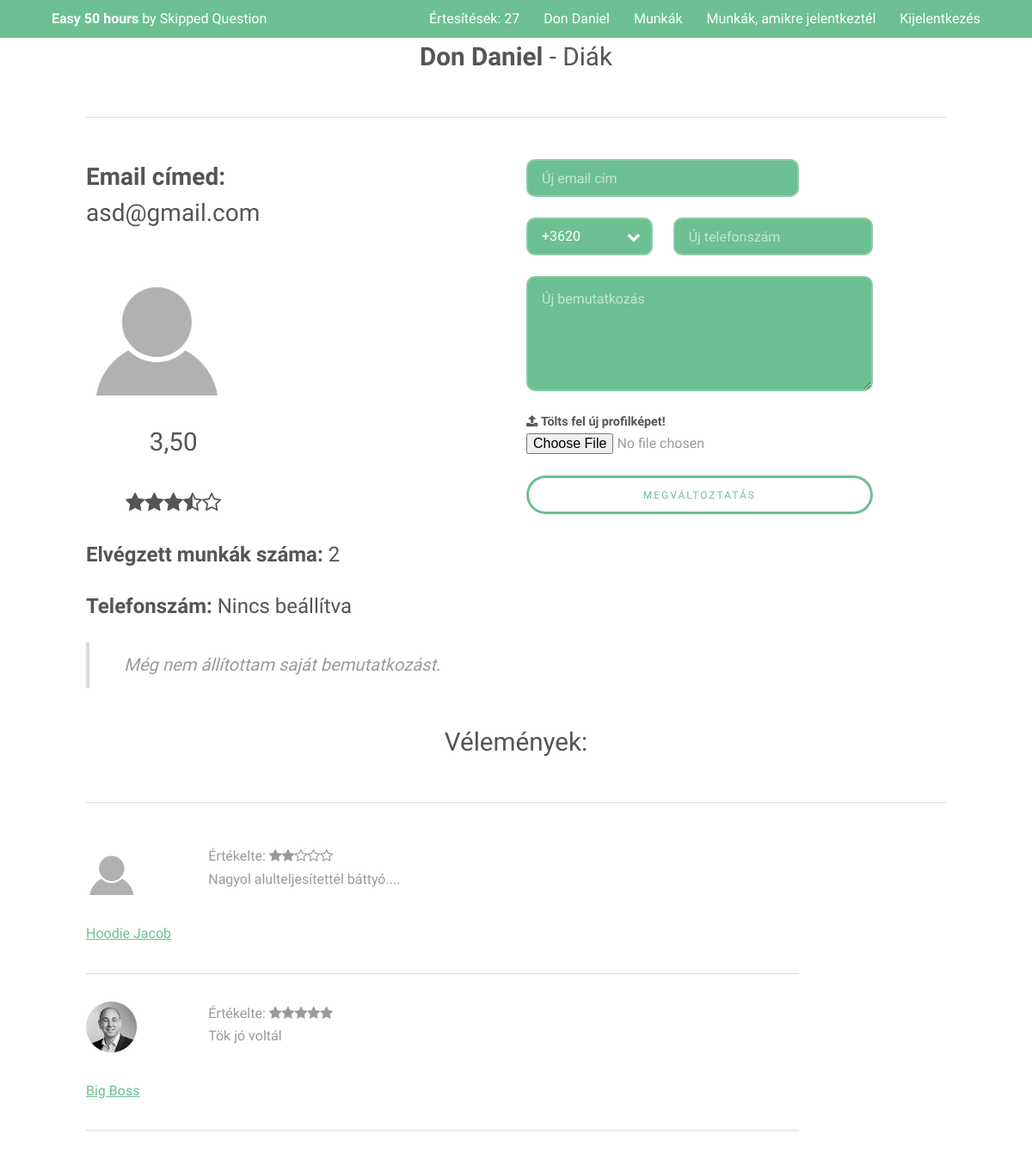
/Profile.php?id=2 (signed in), run on the app's committed database.
### tables this page shows
CREATE TABLE IF NOT EXISTS `felhasznalok` (
  `id` int(11) NOT NULL AUTO_INCREMENT,
  `keresztnev` varchar(255) NOT NULL,
  `vezeteknev` varchar(255) NOT NULL,
  `email` varchar(255) NOT NULL,
  `jelszo` varchar(255) NOT NULL,
  `email_megerosito` varchar(255) NOT NULL,
  `profil_kep_allapot` int(11) NOT NULL DEFAULT '0',
  `felhasznalo_tipus` tinyint(4) NOT NULL,
  `telefonszam` varchar(50) DEFAULT NULL,
  `facebook_id` varchar(255) DEFAULT NULL,
  `bemutatkozas` text,
  `iskola_id` int(11) DEFAULT NULL,
  `diakigazolvany_szam` varchar(255) DEFAULT NULL,
  `oraszam` int(11) DEFAULT NULL,
  PRIMARY KEY (`id`),
  KEY `iskola_id` (`iskola_id`)
);

CREATE TABLE IF NOT EXISTS `ertekelesek` (
  `ertekelt_id` int(11) NOT NULL,
  `ertekelo_id` int(11) NOT NULL,
  `ertekeles` smallint(6) NOT NULL,
  `megjegyzes` text NOT NULL,
  `id` int(11) NOT NULL AUTO_INCREMENT,
  PRIMARY KEY (`id`),
  KEY `ertekelt_id` (`ertekelt_id`),
  KEY `ertekelo_id` (`ertekelo_id`) USING BTREE
);

### Classes/Dbh.php (called while the page is built, shortened)
<?php
class Dbh{
    public function connect(){
        $this->dbServername = "localhost";
        $this->dbUsername = "root";
        $this->password = "";
        $this->dbName = "code4good";
        $this->charset = "utf8mb4";
        try{
        $dsn = 'mysql:host='.$this->dbServername.';dbname='.$this->dbName.';charset='.$this->charset;
        $pdo = new PDO($dsn , $this->dbUsername , $this->password);
        $pdo->setAttribute(PDO::ATTR_ERRMODE, PDO::ERRMODE_EXCEPTION);
        return $pdo;
        }
        catch(PDOException $e){
            echo 'Connection failed: '.$e->getMessage();
        }
    }
}

### Classes/Person.php (called while the page is built, shortened)
<?php
abstract class Person extends Dbh{
    public $id;
    public $hasProfileImage;
    public function setId($id){
        $this->id = $id;
    }
    public function setFirstName($firstName){
        $this->firstName = $firstName;
    }
    public function setLastName($lastName){
        $this->lastName = $lastName;
    }
    public function setEmail($email){
        $this->email = $email;
    }
    public function sethasProfileImage($hasProfileImage){
        if($hasProfileImage == '1'){
            $this->hasProfileImage = TRUE;
        }
        else{
            $this->hasProfileImage = FALSE;
        }
    }
    public function setProfileImageName(){
        if($this->hasProfileImage){
            $profileImageName = "./Uploads/Images/profile*";
            $profileImageInfo = glob($profileImageName);
            $profileImageExt = explode('.', $profileImageInfo[0]);
            $profileImageActualExt = $profileImageExt[2];
            $profileImageName = "profile".$this->id.".".$profileImageActualExt;
            $this->profileImageName = $profileImageName;
        }
        else{
            $this->profileImageName = "default_profile_image.png";
        }
    }
    public function setUserType($userType){
        $this->userType = $userType;
    }
    public function setAllFromDB(){
        $sqlPerson = $this->connect()->prepare("SELECT * FROM felhasznalok WHERE id = ? ;");
        $sqlPerson->execute([$this->id]);
        $person = $sqlPerson->fetch();
        return $person;
    }
    public static function createPerson($id){
        $pdo = new Dbh;
        $sqlUserType = $pdo->connect()->prepare("SELECT felhasznalo_tipus FROM felhasznalok WHERE id = ? ;");
        $sqlUserType->execute([$id]);
        $userType = $sqlUserType->fetch();
        if($userType['felhasznalo_tipus'] === '0'){
            $student = new Student;
            $student->setId($id);
            return $student;
        }
        else if($userType['felhasznalo_tipus'] === '1'){
            $employer = new Employer;
            $employer->setId($id);
            return $employer;
        }
    }
}

### Classes/Student.php (called while the page is built, shortened)
<?php
class Student extends Person{
    public function setAllFromDB(){
        $person = parent::setAllFromDB();
    }
}

### Classes/Rating.php (called while the page is built, shortened)
<?php
class Rating extends Dbh{
    public $id;
    public function setId($id){
        $this->id = $id;
    }
    public function setAllFromDB(){
        $sqlRate = $this->connect()->prepare("SELECT * FROM ertekelesek WHERE id = ?;");
        $sqlRate->execute([$this->id]);
        $rate = $sqlRate->fetch();
        $this->raterUserId = $rate['ertekelo_id'];
        $this->value = $rate['ertekeles'];
        $this->comment = $rate['megjegyzes'];
    }
}

### Classes/Employer.php (called while the page is built, shortened)
<?php
class Employer extends Person{
    public function setAllFromDB(){
        $person = parent::setAllFromDB();
    }
}

### Profile.php (the view, shortened to what this page needs)
<?php
include_once 'Header.php';
include_once 'Classes/Rating.php';
$profileId=$_GET['id'];
$visitedUser = Person::createPerson($profileId);
$visitedUser->setAllFromDB();
$visitedUser->setRatingIdsFromDB();
$isProfileOfUser = FALSE;
if($visitedUser->id === $user->id){
    $isProfileOfUser = TRUE;
}
$visitedUser->setProfileImageName();
$profileImageSrc = "Uploads/Images/".$visitedUser->profileImageName."?".mt_rand();
$imageSize = "3u$ 4u$(medium) 6u$(small)";
$ratings = array();
foreach ($visitedUser->ratingIds as $ratingId){
    $rating = new Rating;
    $rating->setId($ratingId);
    $rating->setAllFromDB();
    $ratings[] = $rating;
}
$ratingSum = 0;
foreach ($ratings as $rating){
    $ratingSum += intval($rating->value);
}
if(count($ratings ) !== 0){
    $ratingAverage = $ratingSum / count($ratings);
    $profileRatingAverage = number_format($ratingAverage, 2, ',', ' ');
}
else{
    $ratingAverage = 0;
    $profileRatingAverage = 'Még nem értékelték';
}
    $profileStars ="";
    $stars = 0;
    $ratingAverageWhole = floor($ratingAverage);
    while($stars < $ratingAverageWhole){
        $profileStars .= '<span class="icon fa-star"></span>';
        $stars++;
    }
    $remainingStars = 5 - $stars;
    if($remainingStars > 0){
        if($ratingAverage - $ratingAverageWhole < 0.32){
            $profileStars .= '<span class="icon fa-star-o"></span>';
        }
        else if ($ratingAverage - $ratingAverageWhole < 0.65){
            $profileStars .= '<span class="icon fa-star-half-o"></span>';
        }
        else{
            $profileStars .= '<span class="icon fa-star"></span>';
        }
        $remainingStars--;
        while($remainingStars > 0){
            $profileStars .= '<span class="icon fa-star-o"></span>';               $remainingStars--;
        }
    }
if($visitedUser->userType === '1'){
    $numberOfRatingsText = 'Elvégzett kiadott feladatok: ';
    $profileType = "Munkaadó";
} else if($visitedUser->userType === '0'){
    $numberOfRatingsText = 'Elvégzett munkák száma:';
    $profileType = "Diák";
}
if(isset($visitedUser->phoneNumber)){
    $profilePhone = $visitedUser->phoneNumber;
} else{
    $profilePhone = "Nincs beállítva";
}
if(isset($visitedUser->introduction)){
    $profileIntroduction = $visitedUser->introduction;
} else{
    $profileIntroduction = "Még nem állítottam saját bemutatkozást.";
}
?>
<div class="inner 10u 12u$(small)">
    <h2 class="align-center">
        <strong><?= $visitedUser->lastName ?> <?= $visitedUser->firstName ?></strong> - <?= $profileType ?>
    </h2>
    <hr class="major">
    <div class="row">
        <?php
        if ($isProfileOfUser){
            $imageSize = "4u$ 6u$(medium) 6u$(small)";
        ?>
        <div class="6u 10u$(small)">
            <div class="8u$ 10u$(medium) 12u$(small)">
                <h3><b>Email címed: </b><?= $visitedUser->email ?></h3>
            </div>
            <?php
            }
            ?>
            <div class="<?= $imageSize ?>">
                <span class="image fit">
                    <img src="<?= $profileImageSrc ?>">
                </span>
            </div>
            <div class="align-center 5u$ 12u$(small)">
                <h2><?= $profileRatingAverage ?></h2>
                <h4><?= $profileStars ?></h4>
            </div>
            <div class="8u$ 12u$(small)">
                <h4><b><?= $numberOfRatingsText ?></b> <?= count($ratings) ?></h4>
            </div>
            <div class="8u$ 12u$(small)">
                <h4><b>Telefonszám: </b><?= $profilePhone ?></h4>
            </div>
        <?php if ($isProfileOfUser){
        ?>
        </div>
        <?php
        }
        if ($isProfileOfUser){
            ?>
            <div class="6u 10u$(small)">
                <form method="POST" action="Handlers/Modify_Profile_Handler.php" enctype="multipart/form-data">
                    <div class="row uniform">
                        <div class="8u$ 10u$(small)">
                             <input type="text" name="email" placeholder="Új email cím">
                        </div>
                        <div class="4u 5u(medium) 6u(small)">
                            <div class="select-wrapper">
                                <select name="provider">
                                    <option value="+3620">+3620</option>
                                </select>
                            </div>
                        </div>
                        <div class="6u$ 10u$(small)">
                            <input type="text" name="phoneNumber" placeholder="Új telefonszám">
                        </div>
                        <div class="10u$ 12u$(small)">
                            <textarea name="introduction" placeholder="Új bemutatkozás" rows="4"></textarea>
                        </div>
                        <div class="10u$ 12u$(small)">
                            <label>
                                <spam class="icon fa-upload">
                                    Tölts fel új profilképet!
                                </spam>
                                <input type="file" accept="image/*" name="profileImage">
                            </label>
                        </div>
                        <div class="10u$ 10u$(small)">
                            <input type="submit" class="fit" name="submit" value="Megváltoztatás">
                        </div>
                    </div>
                </form>
            </div>
            <?php
            }
            ?>
            <div class="12u 12u$(small)">
               <blockquote> <?= $profileIntroduction ?></blockquote>
            </div>
    </div>
    <h2 class="align-center">Vélemények:</h2>
    <hr class="major">
    <div class="row">
        <div class="10u$ 12u$">
            <?php
            foreach($ratings as $rating){
                $rater = Person::createPerson($rating->raterUserId);
                $rater->setAllFromDB();
                $rater->setProfileImageName();
                $reterProfileImageSrc = "Uploads/Images/".$rater->profileImageName."?".mt_rand();
                ?>
                <div class="row">
                    <div class="2u 12u(small)">
                        <div class="6u$ 4u(small)">
                            <span class="image fit">
                                <img src="<?= $reterProfileImageSrc ?>">
                            </span>
                        </div>
                        <div class="12u 5u(small)">
                            <a href="Profile.php?id=<?= $rater->id ?>">
                                <?= $rater->lastName." ".$rater->firstName ?>
                            </a>
                        </div>
                    </div>
                    <div class="10u 12u$(small)">
                        <div class="6u 12u$(small)">
                            Értékelte:
                            <?php
                            $i = 0;
                            while($i < $rating->value){
                                echo '<span class="icon fa-star"></span>';
                                $i++;
                            }
                            while($i < 5){
                                echo '<span class="icon fa-star-o"></span>';
                                $i++;
                            }
                            ?>
                        </div>
                        <div class="12u$ 12u$(small)">
                            <?= $rating->comment ?>
                        </div>
                    </div>
                </div>
                <hr>
            <?php
            }
            ?>
        </div>
</div>
<?php
include_once 'Footer.php';

### Header.php (shortened to what this page needs)
<?php
include_once 'Classes/Dbh.php';
include_once 'Classes/Person.php';
include_once 'Classes/Employer.php';
include_once 'Classes/Student.php';
$bodyClass = "subpage";
$homePage = 'Welcome.php';
if(isset($_SESSION['userId'])){
    $user = Person::createPerson($_SESSION['userId']);
    $user->setAllFromDB();
    $user->setNotificationIds();
    $numberOfNotificationes = count($user->notificationIds);
}
?>
<!DOCTYPE HTML>
<html>
	<head>
		<link rel="stylesheet" href="assets/css/main.css" />
	</head>
	<body class="<?= $bodyClass; ?>" >
			<header id="header">
				<div class="inner">
					<a href="<?= $homePage ?>" class="logo"><strong>Easy 50 hours</strong> by Skipped Question</a>
                        <nav id="nav">
                            <?php
                                if(!isset($user)){
                            ?>
                                <a href="Login.php">Bejelnetkezés</a>
                                <a href="Diak_Registration.php">Diák vagyok</a>
                                <a href="Munkaado_Registration.php">Munkaadó vagyok</a>
                            <?php
                                }
                                else if(isset($user)){
                            ?>
                                    <a href="Notificationes.php">Értesítések: <?= $numberOfNotificationes?></a>
                                    <a href="Profile.php?id=<?= $user->id ?>"><?= $user->lastName ?> <?= $user->firstName ?></a>
                                    <?php
                                        if($user->userType === '1'){
                                    ?>
                                    <a href="Munkaado_My_Jobs.php">Ajánlataim</a>
                                    <?php
                                        }
                                        else if($user->userType === '0'){
                                    ?>
                                    <a href="Browse_Jobs.php">Munkák</a>
                                    <a href="Welcome.php">Munkák, amikre jelentkeztél</a>
                                    <?php
                                        }
                                    ?>
                                    <a href="Handlers/Logout_Handler.php">Kijelentkezés</a>
                            <?php
                                }
                            ?>
                        </nav>
				</div>
			</header>

### data on the page
felhasznalok: vezeteknev "Don", keresztnev "Daniel", felhasznalo_tipus "Diák", email "asd@gmail.com", felhasznalo_tipus "Elvégzett munkák száma:"
ertekelesek: shows a picture, ertekelo.vezeteknev "Hoodie", ertekelo.keresztnev "Jacob", ertekeles 2 (drawn), megjegyzes "Nagyol alulteljesítettél báttyó...."
ertekelesek: shows a picture, ertekelo.vezeteknev "Big", ertekelo.keresztnev "Boss", ertekeles 5 (drawn), megjegyzes "Tök jó voltál"

### other printed values
$numberOfNotificationes "27"
$profileRatingAverage "3,50"
count($ratings) "2"
$profilePhone "Nincs beállítva"
$profileIntroduction "Még nem állítottam saját bemutatkozást."
